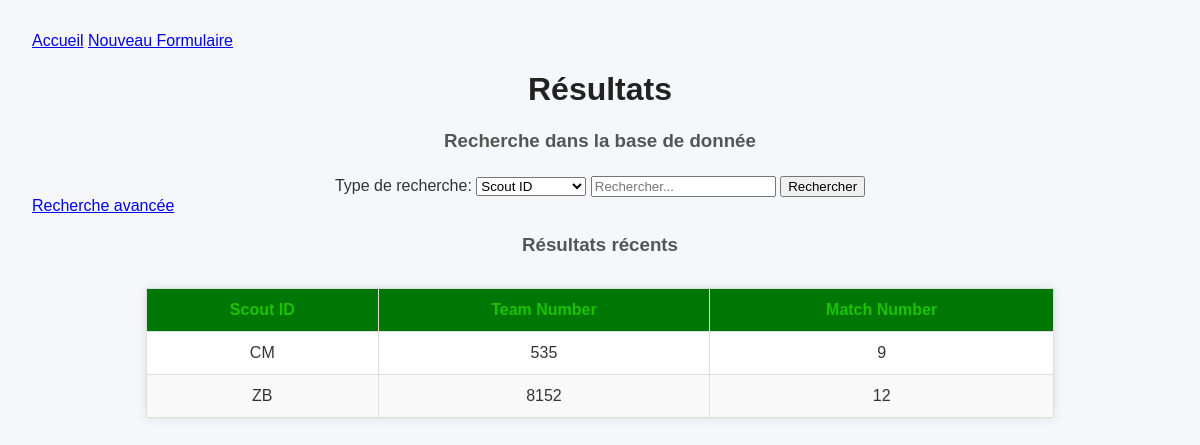
The app's page /results, older data.
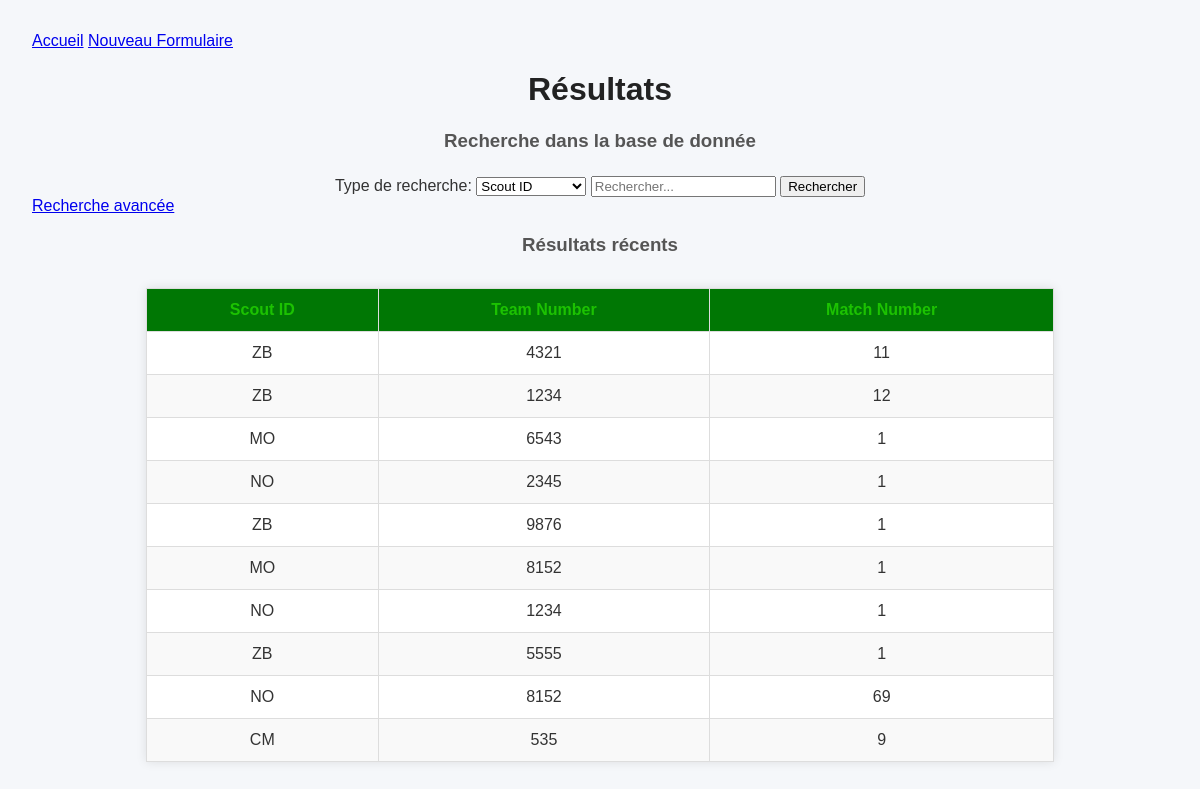
The same page, newer data.
### tables this page shows
CREATE TABLE scout_data (
            id INTEGER PRIMARY KEY AUTOINCREMENT,
            scoutID TEXT NOT NULL,
            teamNumber INTEGER NOT NULL,
            matchNumber INTEGER NOT NULL
        );

### webserver.py (the view)
@app.route('/results', methods=['GET'])
def results():
    data = database_manager.get_recent_data()
    return render_template('results.html', data=data)

### database_manager.py (called while the page is built)
def get_connection():
    return sqlite3.connect(DB_NAME)

def get_recent_data():
    conn = get_connection()
    conn.row_factory = sqlite3.Row
    cursor = conn.cursor()
    cursor.execute('SELECT * FROM scout_data ORDER BY id DESC')
    rows = cursor.fetchmany(10)
    conn.close()
    return rows

### templates/results.html (shortened to what this page needs)
<!DOCTYPE html>
<html>
    <head>
        <link rel="stylesheet" href="{{ url_for('static', filename='style/results.css') }}">
        <a href="/">Accueil</a>
        <a href="/scout_form">Nouveau Formulaire</a>
    </head>
    <body>
        <h1>Résultats</h1>
        <h3>Recherche dans la base de donnée</h3>
        <form method="POST" action="/search">
            <div class="search-bar">
                <label for="searchType">Type de recherche:</label>
                <select id="searchType" name="searchType">
                    <option value="scoutID">Scout ID</option>
                </select>
            <input type="text" name="query" placeholder="Rechercher..." required>
            <button type="submit">Rechercher</button>
            </div>
            <a class="advanced_search" href="/advanced_search">Recherche avancée</a>
        </form>
        <h3>Résultats récents</h3>
        <table>
            <thead>
                <tr>
                    <th>Scout ID</th>
                    <th>Team Number</th>
                    <th>Match Number</th>
                </tr>
            </thead>
            <tbody>
                {% for row in data %}
                    <tr class="result-row" id="row-{{ row['scoutID'] }}">
                        <td>{{ row['scoutID'] }}</td>
                        <td>{{ row['teamNumber'] }}</td>
                        <td>{{ row['matchNumber'] }}</td>
                    </tr>
                {% endfor %}
            </tbody>
        </table>
    </body>
</html>

### static/style/results.css (style rules this page uses)
body { font-family: Arial, sans-serif; background-color: #f5f7fa; color: #333; margin: 0; padding: 2rem; }
.advanced_search { text-align: center; margin: 20px 0; }
h1 { text-align: center; color: #222; }
h3 { text-align: center; color: #555; margin-bottom: 1.5rem; }
table { width: 80%; margin: 2rem auto; border-collapse: collapse; box-shadow: 0 0 10px rgba(0, 0, 0, 0.1); background-color: white; }
th, td { padding: 12px 15px; border: 1px solid #ddd; text-align: center; }
th { background-color: #007704; color: rgba(51, 255, 0, 0.555); }
tr:nth-child(even) { background-color: #f9f9f9; }
.result-row { padding: 5px; }
.result-row { text-transform: uppercase; }
.search-bar { text-align: center; }

Row changes from the older to the newer data that the page shows:
no longer on this page (row unchanged): scout_data: scoutID "ZB", teamNumber "8152", matchNumber "12"
added scout_data: scoutID "ZB", teamNumber "4321", matchNumber "11"
added scout_data: scoutID "ZB", teamNumber "1234", matchNumber "12"
added scout_data: scoutID "MO", teamNumber "6543", matchNumber "1"
added scout_data: scoutID "NO", teamNumber "2345", matchNumber "1"
added scout_data: scoutID "ZB", teamNumber "9876", matchNumber "1"
added scout_data: scoutID "MO", teamNumber "8152", matchNumber "1"
added scout_data: scoutID "NO", teamNumber "1234", matchNumber "1"
added scout_data: scoutID "ZB", teamNumber "5555", matchNumber "1"
added scout_data: scoutID "NO", teamNumber "8152", matchNumber "69"
